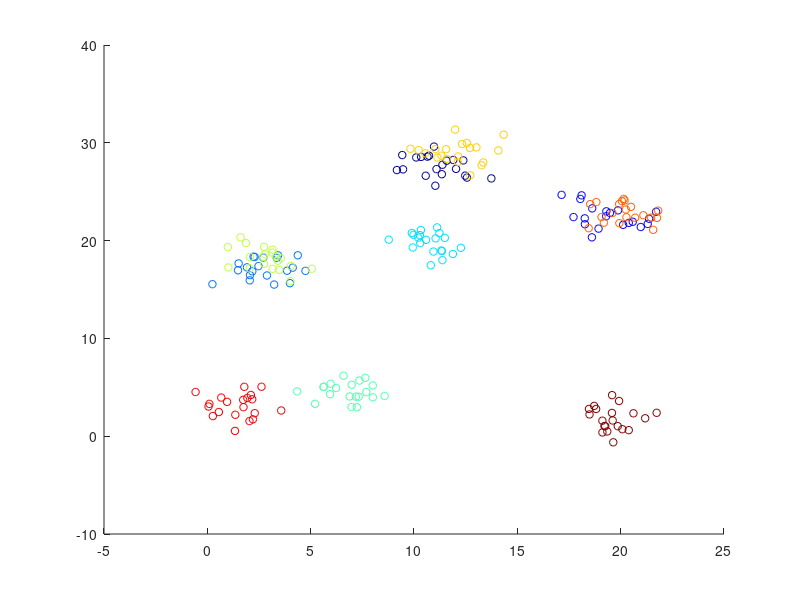

This figure's MATLAB source:
numClusters = 10;
ppc = 20; % points per cluster.

centers = rand(numClusters,2) * 30;


data = zeros(ppc*numClusters, 2);
labels = zeros(ppc*numClusters, 1);

pnt = 1;

for ii = 1 : numClusters
  data(pnt:pnt+ppc-1, :) = randn(ppc,2) + repmat(centers(ii,:), [ppc 1]);
  labels(pnt:pnt+ppc-1) = ii;
  pnt = pnt + ppc;
end

%colors = {'r', 'g', 'b', 'm'};
colormap('jet');
colors = 1:10;

figure(1);
clf;
hold on;
for ii = 1 : size(data, 1)
  %scatter(data(ii,1), data(ii,2), 30, colors{labels(ii)}, 'o');
  scatter(data(ii,1), data(ii,2), 30, colors(labels(ii)), 'o');
end
hold off;
